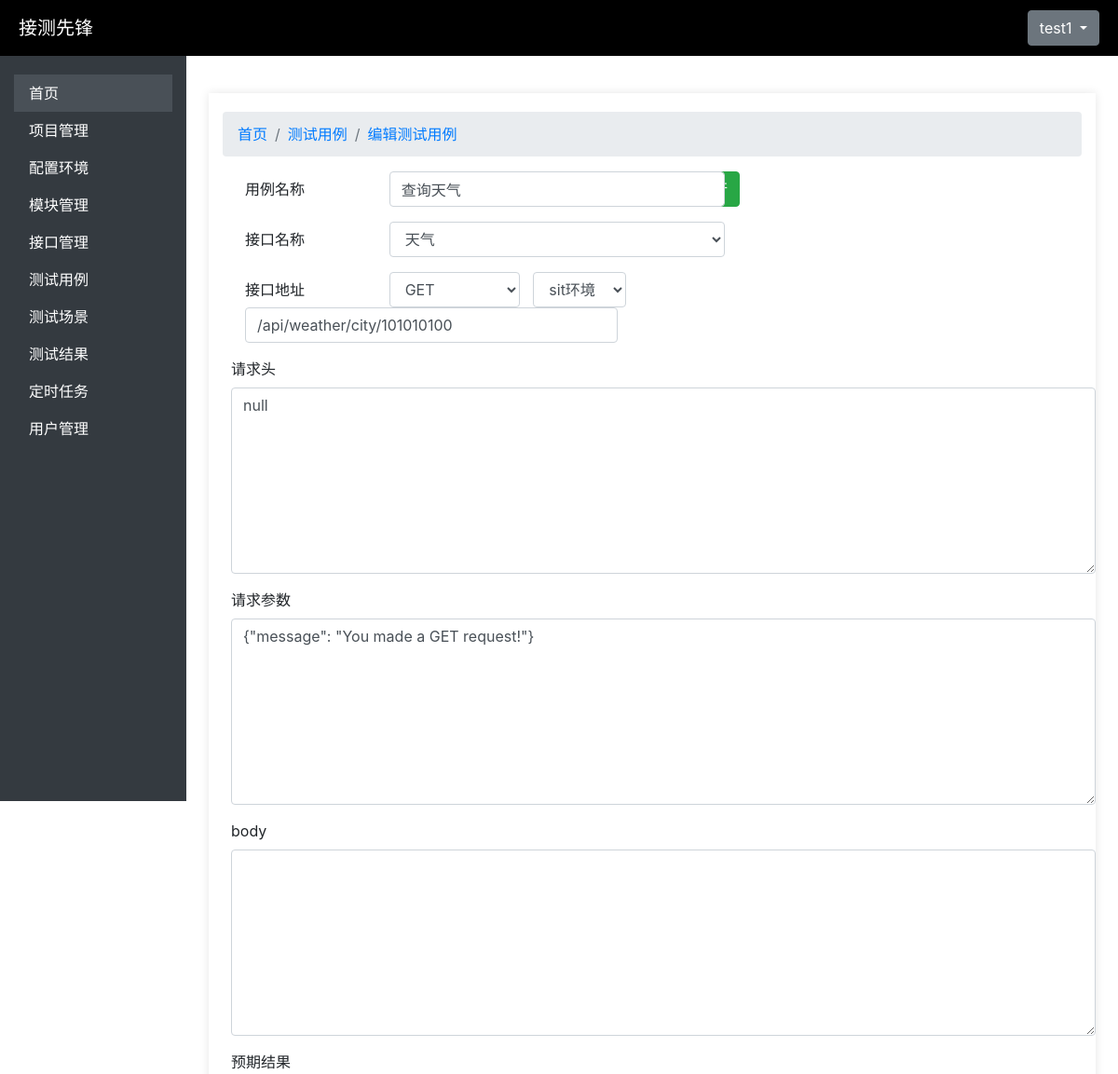
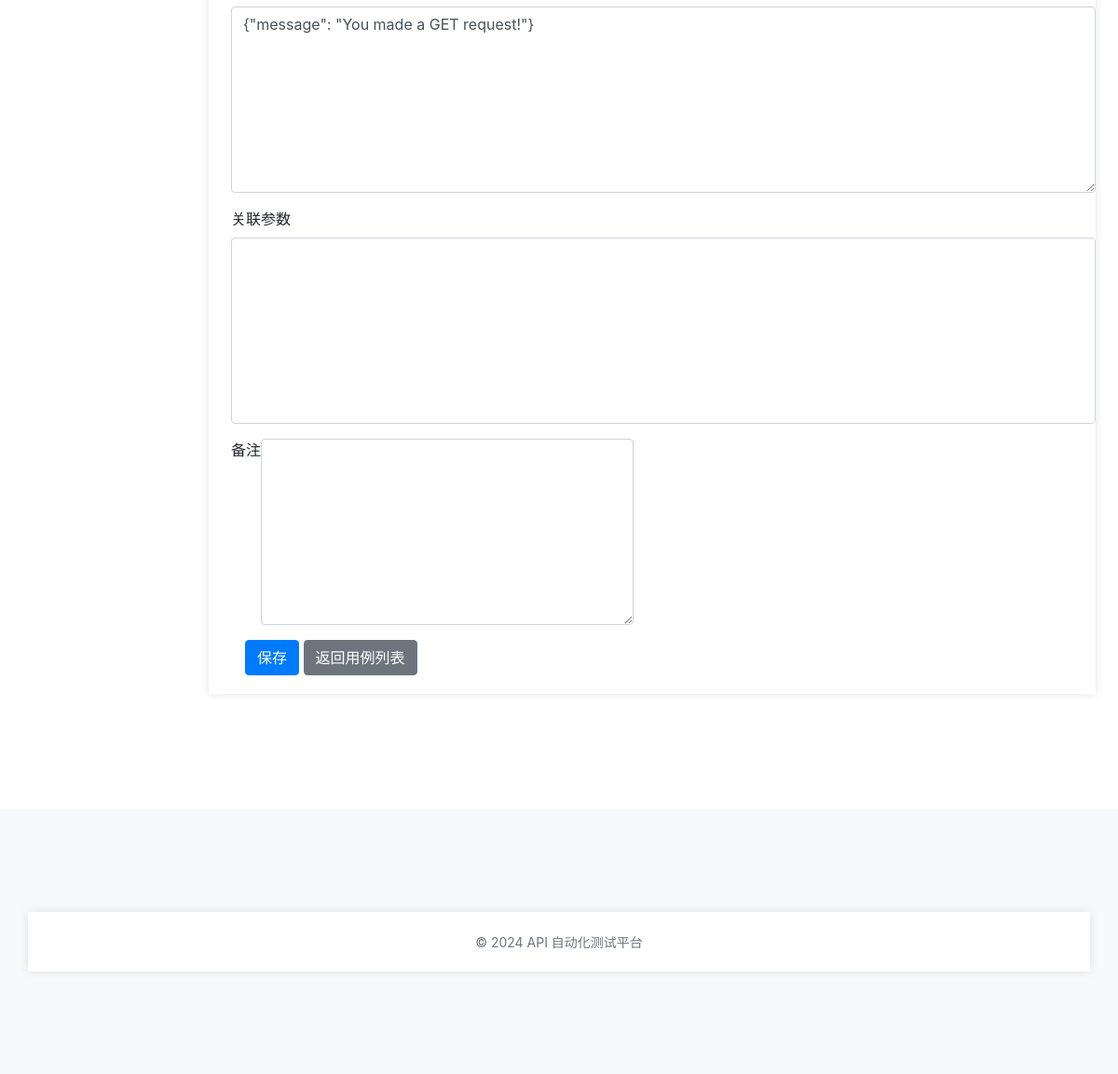
The page /testcases/testcases/1/edit/ (signed in) on the database its author committed (2 pictures, top to bottom).
### user_management/models.py (models this page shows, shortened)
class Users(AbstractBaseUser):
    id = models.AutoField(primary_key=True)
    username = models.CharField(max_length=150, unique=True)
    email = models.EmailField(unique=True)
    password = models.CharField(max_length=128)
    status = models.BooleanField(default=True)  # 用户状态（是否激活）
    is_logged_in = models.BooleanField(default=False)  # 是否登录
    project = models.CharField(max_length=255, blank=True, null=True)  # 所属项目
    module = models.CharField(max_length=255, blank=True, null=True)  # 所属模块
    is_staff = models.BooleanField(default=False)  # 是否是员工
    is_superuser = models.BooleanField(default=False)  # 是否是超级用户
    USERNAME_FIELD = 'username'
    REQUIRED_FIELDS = ['email']
    objects = UserManager()  # 关联自定义用户管理器
    class Meta:
        verbose_name = '用户信息表'
        verbose_name_plural = '用户信息表'

### test_case_management/models.py (models this page shows, shortened)
class TestCase(models.Model):
    GET = 'GET'
    POST = 'POST'
    PUT = 'PUT'
    DELETE = 'DELETE'
    PATCH = 'PATCH'
    HEAD = 'HEAD'
    OPTIONS = 'OPTIONS'
    REQUEST_METHOD_CHOICES = [
        (GET, 'GET'),
        (POST, 'POST'),
        (PUT, 'PUT'),
        (DELETE, 'DELETE'),
        (PATCH, 'PATCH'),
        (HEAD, 'HEAD'),
        (OPTIONS, 'OPTIONS')
    ]
    id = models.AutoField(primary_key=True)
    relate_api = models.ForeignKey(ApiInterface, on_delete=models.CASCADE, verbose_name="关联接口")
    name = models.CharField(max_length=255,verbose_name="测试用例名称")
    request_method = models.CharField(max_length=20, choices=REQUEST_METHOD_CHOICES, verbose_name="请求方法")
    host_url = models.ForeignKey(Environment, on_delete=models.CASCADE, verbose_name="host地址")
    url =models.CharField(max_length=1024, verbose_name="接口地址")
    headers = models.JSONField(verbose_name="请求头", blank=True,null=True)
    body = models.TextField(blank=True, verbose_name="Request Body")
    description = models.TextField(verbose_name="描述", blank=True,null=True)
    request_data = models.JSONField(verbose_name="请求参数")
    expected_response = models.JSONField(verbose_name="期望结果")
    extract_var = models.CharField('关联参数', max_length=1024, blank=True,null=True)
    created_at = models.DateTimeField(auto_now_add=True)
    created_by = models.ForeignKey(Users, on_delete=models.SET_NULL, null=True, verbose_name="创建人")
    status = models.IntegerField(null=True, help_text="0:表示有效，1:表示无效")
    is_executed = models.BooleanField(default=False, verbose_name="是否执行")
    is_smoke = models.BooleanField(default=False, verbose_name="是否冒烟")
    is_reback = models.BooleanField(default=False, verbose_name="是否回归")
    execute_result = models.CharField('执行结果', max_length=1024, null=True)
    class Meta:
        verbose_name = '测试用例表'
        verbose_name_plural = '测试用例表'

### test_case_management/views.py (the view)
# urls.py: path('testcases/<int:testcase_id>/edit/', views.testcase_update, name='testcase_update'),
@login_required
def testcase_update(request, testcase_id):
    testcase = get_object_or_404(TestCase, id=testcase_id)
    if request.method == 'POST':
        form = TestCaseForm(request.POST, instance=testcase)
        if form.is_valid():
            testcase = form.save()
            if 'run_case' in request.POST:
                result = run_test_case_logic(testcase)
                return render(request, 'testcases/testcase_form.html', {'form': form, 'result': result})
            return redirect('testcase_list')
    else:
        form = TestCaseForm(instance=testcase)
    return render(request, 'testcases/testcase_form.html', {'form': form})

### test_case_management/forms.py
class TestCaseForm(forms.ModelForm):
    class Meta:
        model = TestCase
        fields = ["relate_api","name", "host_url","request_method", "url", "headers", "request_data", "body", "expected_response", "extract_var", "description"]

### api_management/models.py (called while the page is built)
    def __str__(self):
        return self.name

### environment_management/models.py (called while the page is built)
    def __str__(self):
        return self.environment_name

### api_test_platform/templates/testcases/testcase_form.html (shortened to what this page needs)
{% extends 'base.html' %}
{% block content %}
    <div class="container mt-4">
        <nav aria-label="breadcrumb">
            <ol class="breadcrumb">
              <li class="breadcrumb-item"><a href="#">首页</a></li>
              <li class="breadcrumb-item"><a href="{% url 'testcase_list' %}">测试用例</a></li>
              <li class="breadcrumb-item active" aria-current="page"><a href="#">{% if form.instance.pk %}编辑测试用例{% else %}添加测试用例{% endif %}</a></li>
            </ol>
          </nav>
          <div class="ml-md-4">
        <form method="POST" class="needs-validation" novalidate>
            {% load widget_tweaks %}
            <div class="mb-3 row">
                <label for="id_name" class="col-form-label col-md-2">用例名称</label>
                <div class="col-md-4">
                {% render_field form.name class="form-control" style="width:360px;" required="required" placeholder="请输入接口名称" %}
                 </div>
                 <button type="submit" name="run_case" class="btn btn-success ms-2 ml-md-4">运行</button>
                 </div>
            <div class="mb-3 row">
                <label for="id_name" class="col-form-label col-md-2">接口名称</label>
                <div class="col-md-4">
                {% render_field form.relate_api class="form-control" style="width:360px;" required="required" placeholder="请输入接口名称" %}
            </div>
            </div>
            <div class="mb-3 row">
                <label for="id_url" class="form-label col-form-label col-sm-2">接口地址</label>
                <div class="col-sm-2">
                    {% render_field form.request_method class="form-control" style="width:140px;" required="required" %}
                </div>
                <div class="col-sm-4">
                    {% render_field form.host_url class="form-control" style="width:100px;" required="required" placeholder="请输入接口地址" %}
                </div>
                <div class="col-sm-6">
                    {% render_field form.url class="form-control" style="width:400px;" required="required" placeholder="请输入接口地址" %}
                </div>
            </div>
            <div class="mb-3 row">
                <label for="id_headers" class="form-label">请求头</label>
                {% render_field form.headers class="form-control" style="height:200px;" %}
            </div>
            <div class="mb-3 row">
                <label for="id_input" class="form-label">请求参数</label>
                {% render_field form.request_data class="form-control" style="height:200px;"%}
            </div>
            <div class="mb-3 row">
                <label for="id_input" class="form-label">body</label>
                {% render_field form.body class="form-control" style="height:200px;"%}
            </div>
            <div class="mb-3 row">
                <label for="id_out" class="form-label">预期结果</label>
                {% render_field form.expected_response class="form-control" style="height:200px;"%}
            </div>
            <div class="mb-3 row">
                <label for="id_relate" class="form-label">关联参数</label>
                {% render_field form.extract_var class="form-control" style="height:200px;"%}
            </div>
            <div class="mb-3 row">
                <label for="id_remark" class="form-label">备注</label>
                {% render_field form.description class="form-control" style="width:400px;height:200px;"%}
            </div>
            <button type="submit" class="btn btn-primary">保存</button>
            <a href="{% url 'testcase_list' %}" class="btn btn-secondary ms-2">返回用例列表</a>
        </form>
        </div>
    </div>
{% endblock %}

### api_test_platform/templates/base.html (shortened to what this page needs)
<!DOCTYPE html>
<html lang="en">
<head>
    {% load static %}
    <link rel="stylesheet" type="text/css" href="{% static 'css/style.css' %}">
    <link rel="stylesheet" href="https://stackpath.bootstrapcdn.com/bootstrap/4.5.2/css/bootstrap.min.css">
    <link href="https://cdn.jsdelivr.net/npm/bootstrap@4.5.2/dist/css/bootstrap.min.css" rel="stylesheet">
</head>
<body>
    <div class="brand">
        <a href="#" style="color: white;">接测先锋</a>
        <div class="dropdown">
            <button class="btn btn-secondary dropdown-toggle" type="button" data-toggle="dropdown" aria-expanded="false">
                {{ user.username }}
            </button>
        </div>
    </div>
    <div class="container-fluid">
        <div class="row">
            <nav class="col-md-2 d-none d-md-block sidebar">
                <div class="sidebar-sticky">
                    <ul class="nav flex-column">
                        <li class="nav-item">
                            <a class="nav-link active" href="/">首页</a>
                        </li>
                        <li class="nav-item">
                            <a class="nav-link" href="{% url 'project_list' %}">项目管理</a>
                        </li>
                        <li class="nav-item">
                            <a class="nav-link" href="{% url 'environment_list' %}">配置环境</a>
                        </li>
                        <li class="nav-item">
                            <a class="nav-link" href="{% url 'module_list' %}">模块管理</a>
                        </li>
                        <li class="nav-item">
                            <a class="nav-link" href="{% url 'interface_list' %}">接口管理</a>
                        </li>
                        <li class="nav-item">
                            <a class="nav-link" href="{% url 'testcase_list' %}">测试用例</a>
                        </li>
                        <li class="nav-item">
                            <a class="nav-link" href="{% url 'testscenario_list' %}">测试场景</a>
                        </li>
                        <li class="nav-item">
                            <a class="nav-link" href="{% url 'testresult_list' %}">测试结果</a>
                        </li>
                        <li class="nav-item">
                            <a class="nav-link" href="{% url 'scheduled_list' %}">定时任务</a>
                        </li>
                        <li class="nav-item">
                            <a class="nav-link" href="{% url 'user_list' %}">用户管理</a>
                        </li>
                    </ul>
                </div>
            </nav>
            <main role="main" class="col-md-10 ml-sm-auto px-4">
                <div class="d-flex justify-content-between flex-wrap flex-md-nowrap align-items-center pt-3 pb-2 mb-3">
                    {% block content %}{% endblock %}
                </div>
            </main>
        </div>
    </div>
    <footer class="footer text-center">
        <div class="container">
            <span class="text-muted">© 2024 API 自动化测试平台</span>
        </div>
    </footer>
</body>
</html>

### api_test_platform/static/css/style.css (style rules this page uses)
body { font-family: Arial, sans-serif; background-color: #f7f7f7; }
.container { width: 300px; margin: 100px auto; padding: 20px; background-color: white; box-shadow: 0 0 10px rgba(0, 0, 0, 0.1); flex-wrap: wrap; }
label, input { display: block; margin-bottom: 10px; }
button { background-color: #4CAF50; color: white; padding: 10px; border: none; cursor: pointer; }

### api_test_platform/templates/base.html (style rules this page uses)
.brand { background-color: #000; font-size: 20px; color: aliceblue; height: 60px; display: flex; align-items: center; justify-content: space-between; padding: 0 20px; }
.sidebar { background-color: #343a40; height: 100vh; color: white; }
.sidebar .nav-link { color: white; }
.sidebar .nav-link.active, .sidebar .nav-link:hover { background-color: #495057; color: #ffffff; }
.sidebar-sticky { padding-top: 20px; }
footer { background-color: #f8f9fa; padding: 10px 0; }
.footer .text-muted { font-size: 14px; }

### rows shown on the page
Users: username "test1"
TestCase: name "查询天气", relate_api "天气", request_method "GET", host_url "sit环境", url "/api/weather/city/101010100", headers "null", request_data "{\"message\": \"You made a GET request!\"}", expected_response "{\"message\": \"You made a GET request!\"}"
